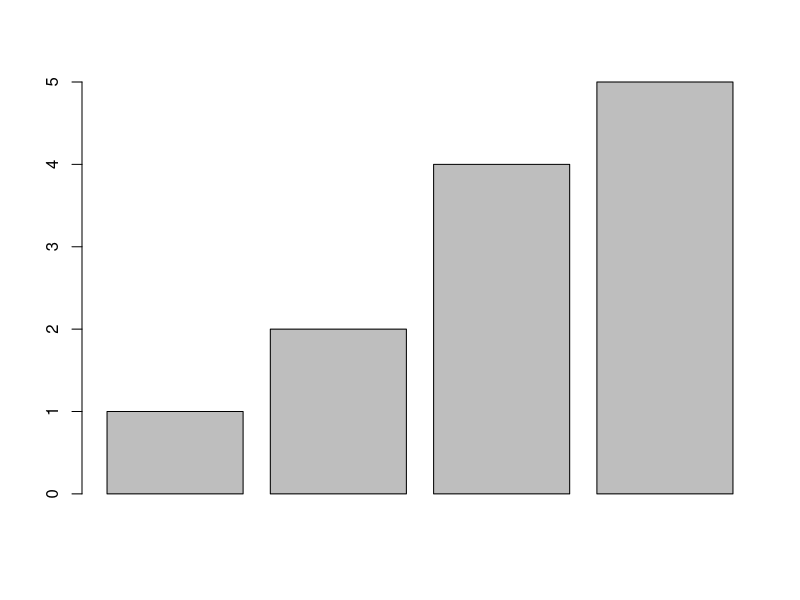
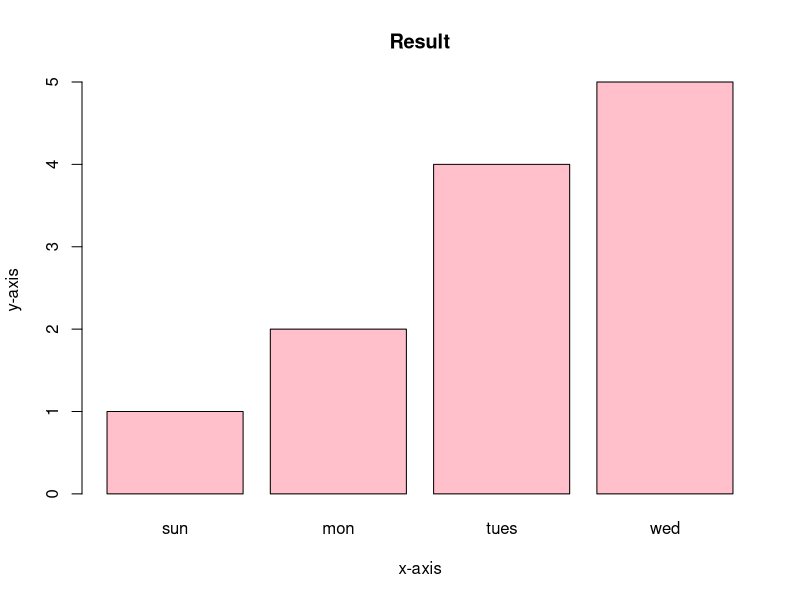

The R script that drew these images, in order:
a<-c(1,2,4,5)
res<-barplot(a)


result <-  barplot(a,main="Result",
        xlab="x-axis",
        ylab="y-axis",
        names.arg=c("sun","mon","tues","wed"),
        col="Pink"
)

